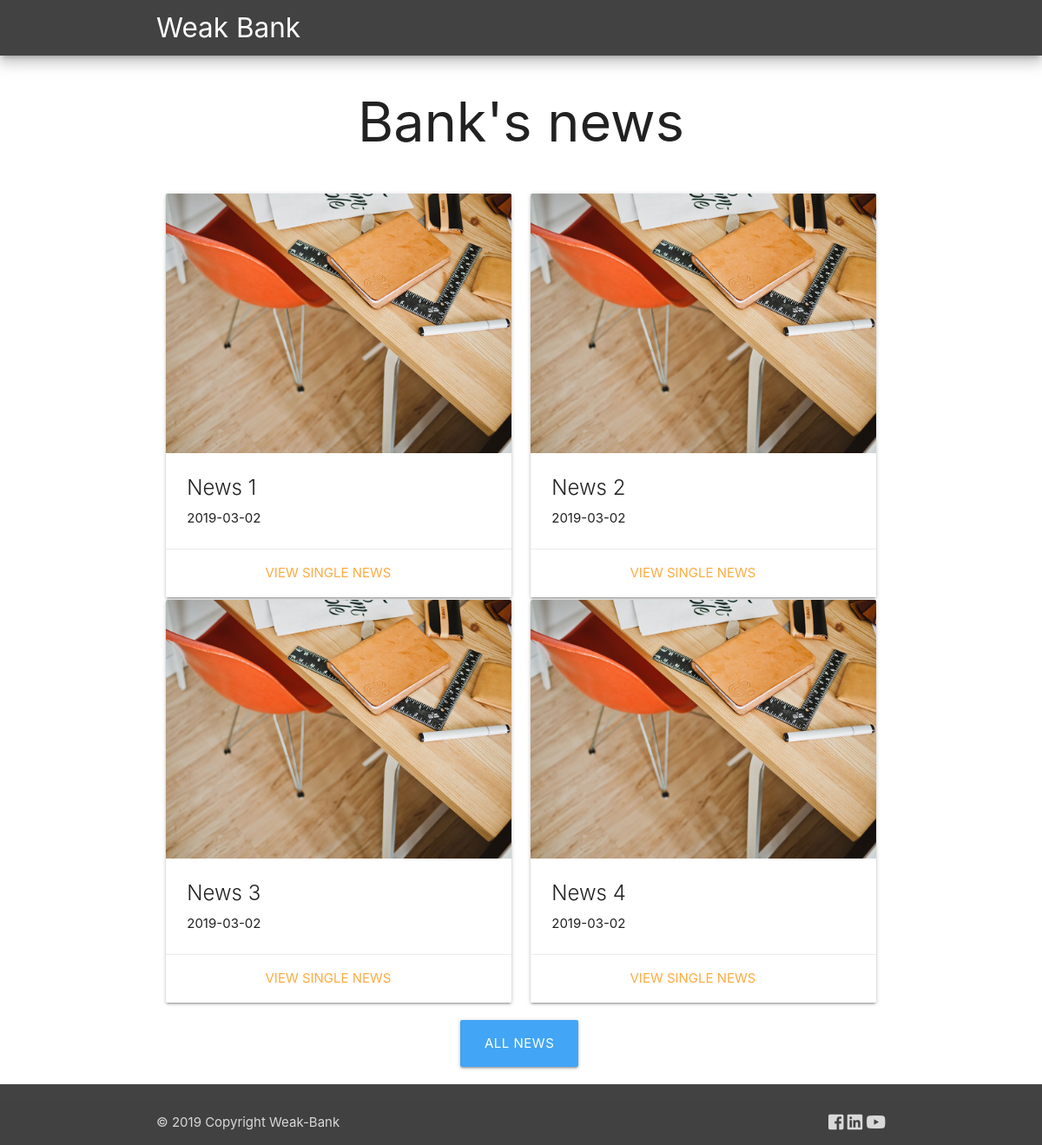
The page / on the database its author committed.
### tables this page shows
CREATE TABLE `news` (
  `id_news` int(11) NOT NULL AUTO_INCREMENT,
  `titolo` varchar(100) NOT NULL,
  `descrizione` varchar(500) NOT NULL,
  `data` date NOT NULL,
  `img` varchar(100) NOT NULL,
  `target` varchar(50) NOT NULL,
  PRIMARY KEY (`id_news`)
);

### public_html/index.php (the view, shortened to what this page needs)
<?php
include_once "funcs/dbConn.php";
$result = $conn->query("SELECT id_news,titolo,data,img,target FROM news LIMIT 4");
if ($result->num_rows > 0) $rows = $result->fetch_all(MYSQLI_ASSOC);
$numberOfColumns = 6;
?>
<html>
<head>
</head>
<body>
    <main>
        <?php include('navbar.php'); ?>
        <div class="container">
            <div class="row justify-content-center">
                <h1 class="center-align">Bank's news</h1>
            </div>
            <div id="news">
                <?php
                if ($result->num_rows > 0) :
                    $arrayChunks = array_chunk($rows, $numberOfColumns);
                    foreach ($arrayChunks as $items) : ?>
                <div class="row mt-3">
                    <?php foreach ($items as $row) : ?>
                    <div class="col l6 m12 s12">
                        <div class="card sticky-action" style="overflow: visible;">
                            <div class="card-image waves-effect waves-block waves-light">
                                <img src="/assets/news/<?php echo $row['img']; ?>">
                            </div>
                            <div class="card-content">
                                <span class="card-title grey-text text-darken-4"><?php echo $row['titolo']; ?></span>
                                <p><?php echo $row['data']; ?></p>
                            </div>
                            <div class="card-action center-align">
                                <a href="main/news.php?news=<?php echo $row['id_news']; ?>">View single news</a>
                            </div>
                        </div>
                    </div>
                    <?php endforeach; ?>
                </div>
                <?php endforeach; ?>
                <?php else : ?>
                <h2 class="center-align">No news</h2>
                <?php endif; ?>
            </div>
            <div class="row mt-3">
                <div class="col s5 center-align"></div>
                <a href="/main/allnews.php?category=all"
                    class="btn-large blue lighten-1 waves-effect waves-light btn">All news</a>
            </div>
        </div>
    </main>
</body>
</html>

### public_html/navbar.php
<nav class=" z-depth-3 grey darken-3">
    <div class="nav-wrapper">
        <div class="container">
            <div class="row">
                <a href="/" class="brand-logo">Weak Bank</a>
            </div>
        </div>
</nav>

### public_html/css/main.css (style rules this page uses)
body { display: flex; min-height: 100vh; flex-direction: column; }
main { flex: 1 0 auto; }
.card { margin: 3px 0 0rem 0!important; }

### rows shown on the page
news: img (picture), titolo "News 1", data "2019-03-02"
news: img (picture), titolo "News 2", data "2019-03-02"
news: img (picture), titolo "News 3", data "2019-03-02"
news: img (picture), titolo "News 4", data "2019-03-02"
